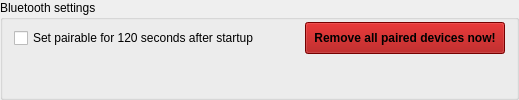
       <widget class="QGroupBox" name="groupBoxBluetoothAdapter">
        <property name="sizePolicy">
         <sizepolicy hsizetype="Expanding" vsizetype="Fixed">
          <horstretch>0</horstretch>
          <verstretch>0</verstretch>
         </sizepolicy>
        </property>
        <property name="title">
         <string>Bluetooth settings</string>
        </property>
        <layout class="QVBoxLayout" name="verticalLayout_34">
         <property name="topMargin">
          <number>0</number>
         </property>
         <property name="bottomMargin">
          <number>0</number>
         </property>
         <item>
          <widget class="QWidget" name="widget2" native="true">
           <property name="sizePolicy">
            <sizepolicy hsizetype="Expanding" vsizetype="Preferred">
             <horstretch>0</horstretch>
             <verstretch>0</verstretch>
            </sizepolicy>
           </property>
           <layout class="QHBoxLayout" name="btsettings">
            <property name="leftMargin">
             <number>0</number>
            </property>
            <property name="topMargin">
             <number>0</number>
            </property>
            <property name="rightMargin">
             <number>0</number>
            </property>
            <property name="bottomMargin">
             <number>0</number>
            </property>
            <item>
             <widget class="QCheckBox" name="checkBoxBluetoothAutoPair">
              <property name="sizePolicy">
               <sizepolicy hsizetype="Minimum" vsizetype="Fixed">
                <horstretch>0</horstretch>
                <verstretch>0</verstretch>
               </sizepolicy>
              </property>
              <property name="minimumSize">
               <size>
                <width>0</width>
                <height>32</height>
               </size>
              </property>
              <property name="maximumSize">
               <size>
                <width>16777215</width>
                <height>32</height>
               </size>
              </property>
              <property name="text">
               <string>Set pairable for 120 seconds after startup</string>
              </property>
             </widget>
            </item>
            <item>
             <spacer name="horizontalSpacer_2">
              <property name="orientation">
               <enum>Qt::Orientation::Horizontal</enum>
              </property>
              <property name="sizeHint" stdset="0">
               <size>
                <width>40</width>
                <height>20</height>
               </size>
              </property>
             </spacer>
            </item>
            <item>
             <widget class="QPushButton" name="pushButtonUnpair">
              <property name="sizePolicy">
               <sizepolicy hsizetype="Fixed" vsizetype="Fixed">
                <horstretch>0</horstretch>
                <verstretch>0</verstretch>
               </sizepolicy>
              </property>
              <property name="minimumSize">
               <size>
                <width>200</width>
                <height>32</height>
               </size>
              </property>
              <property name="maximumSize">
               <size>
                <width>16777215</width>
                <height>32</height>
               </size>
              </property>
              <property name="font">
               <font>
                <bold>true</bold>
               </font>
              </property>
              <property name="styleSheet">
               <string notr="true">background-color: rgb(164, 0, 0);
outline: none;</string>
              </property>
              <property name="text">
               <string>Remove all paired devices now!</string>
              </property>
             </widget>
            </item>
           </layout>
          </widget>
         </item>
         <item>
          <widget class="QWidget" name="horizontalWidget3" native="true">
           <property name="sizePolicy">
            <sizepolicy hsizetype="Expanding" vsizetype="Preferred">
             <horstretch>0</horstretch>
             <verstretch>0</verstretch>
            </sizepolicy>
           </property>
           <layout class="QFormLayout" name="formLayout_27">
            <property name="leftMargin">
             <number>0</number>
            </property>
            <property name="topMargin">
             <number>0</number>
            </property>
            <property name="bottomMargin">
             <number>0</number>
            </property>
           </layout>
          </widget>
         </item>
        </layout>
       </widget>
